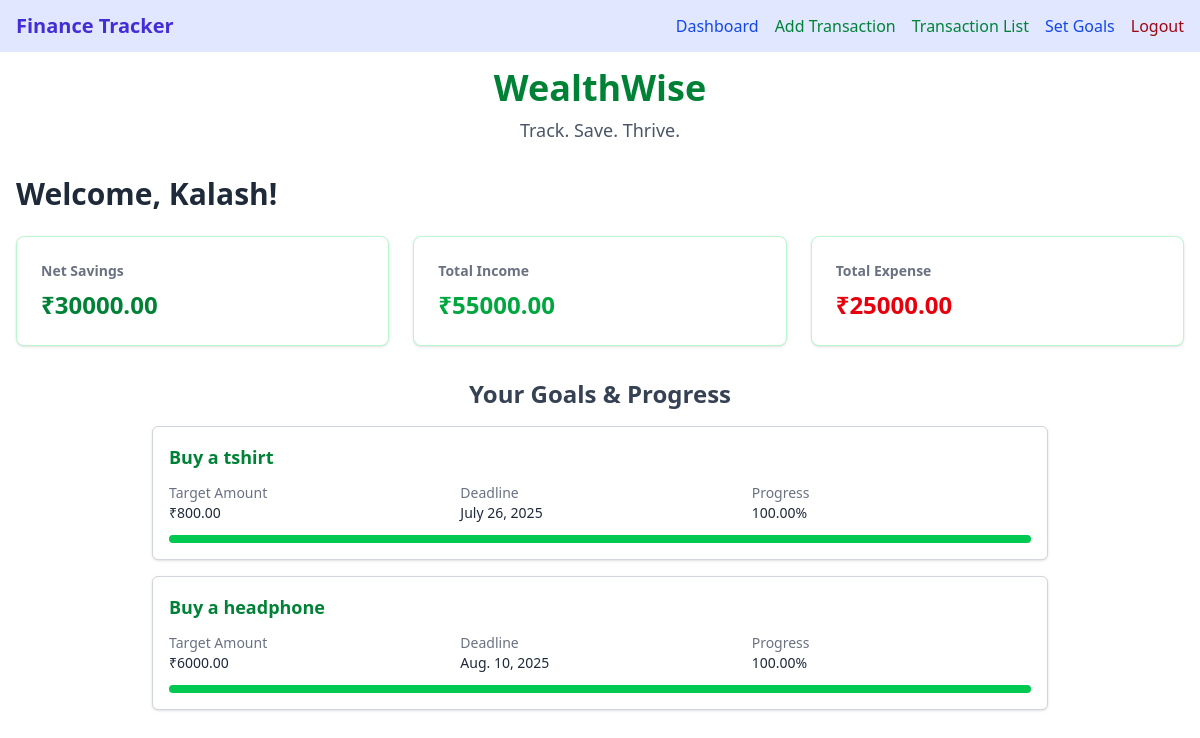
The app's page / (signed in) with its own data.
### finance/models.py (models this page shows, shortened)
class Goal(models.Model):
    user=models.ForeignKey(User,on_delete=models.CASCADE)
    name=models.CharField(max_length=150)
    target_amount=models.DecimalField(max_digits=10,decimal_places=2)
    deadline=models.DateField()

### finance/views.py (the view)
# urls.py: path('',views.dashboardView,name='dashboardView'),
@login_required
def dashboardView(request):
    if(request.method=="GET"):
        all_transactions=transactions.objects.filter(user=request.user)
        all_goals=Goal.objects.filter(user=request.user)
        total_income=transactions.objects.filter(user=request.user,transaction_type="Income")
        income_amount=0
        for income in total_income:
            income_amount=income_amount+income.amount
        total_expense=transactions.objects.filter(user=request.user,transaction_type="Expense")
        expense_amount=0
        for expense in total_expense:
            expense_amount=expense_amount+expense.amount
        netSavings=income_amount-expense_amount
        remainingSavings=netSavings
        goalProgress=[]
        for goal in all_goals:
            if remainingSavings>=goal.target_amount:
                goalProgress.append({'goal':goal, 'progress':100})
                remainingSavings=remainingSavings-goal.target_amount
            elif remainingSavings>0:
                progress=(remainingSavings/goal.target_amount)*100
                goalProgress.append({'goal':goal, 'progress':progress})
                remainingSavings=0
            else:
                goalProgress.append({'goal':goal, 'progress':0})
        passingValues={
            'all_transactions':all_transactions,
            'all_goals':all_goals,
            'netSavings':netSavings,
            'income_amount':income_amount,
            'expense_amount':expense_amount,
            'goalProgress':goalProgress,
        }
    return render(request,'finance/dashboard.html',passingValues)

### finance/templates/finance/dashboard.html (shortened to what this page needs)
{% extends "finance/base.html" %}
{% block content %}
<div class="text-center mb-8">
    <h1 class="text-4xl font-extrabold text-green-700 mb-2 mt-4">
      WealthWise
    </h1>
    <p class="text-gray-600 text-lg">
      Track. Save. Thrive.
    </p>
  </div>
<div class="max-w-7xl mx-auto mt-8 px-4">
    <h2 class="text-2xl md:text-3xl font-bold text-gray-800 mb-6">
        Welcome, {{ user.username|capfirst }}!
    </h2>
    <div class="grid grid-cols-1 md:grid-cols-3 gap-6">
      <div class="bg-white rounded-lg shadow p-6 border border-green-200">
        <p class="text-sm font-semibold text-gray-500 mb-2">Net Savings</p>
        <p class="text-2xl font-bold text-green-700">₹{{ netSavings }}</p>
      </div>
      <div class="bg-white rounded-lg shadow p-6 border border-green-200">
        <p class="text-sm font-semibold text-gray-500 mb-2">Total Income</p>
        <p class="text-2xl font-bold text-green-600">₹{{ income_amount }}</p>
      </div>
      <div class="bg-white rounded-lg shadow p-6 border border-green-200">
        <p class="text-sm font-semibold text-gray-500 mb-2">Total Expense</p>
        <p class="text-2xl font-bold text-red-600">₹{{ expense_amount }}</p>
      </div>
    </div>
  </div>
  <div class="max-w-4xl mx-auto mt-8 mb-8">
    <h2 class="text-2xl font-bold text-gray-700 mb-4 text-center">
      Your Goals & Progress
    </h2>
    <div class="space-y-4">
      {% for item in goalProgress %}
        <div class="bg-white shadow-sm rounded-md p-4 border border-gray-300">
          <h3 class="text-lg font-semibold text-green-700 mb-3">
            {{ item.goal.name }}
          </h3>
          <div class="grid grid-cols-1 md:grid-cols-3 gap-3 mb-3 text-sm">
            <div>
              <p class="text-gray-500">Target Amount</p>
              <p class="text-gray-800 font-medium">₹{{ item.goal.target_amount }}</p>
            </div>
            <div>
              <p class="text-gray-500">Deadline</p>
              <p class="text-gray-800 font-medium">{{ item.goal.deadline }}</p>
            </div>
            <div>
              <p class="text-gray-500">Progress</p>
              <p class="text-gray-800 font-medium">{{ item.progress|floatformat:2 }}%</p>
            </div>
          </div>
          <div class="w-full bg-gray-200 rounded h-2">
            <div
              class="h-2 rounded bg-green-500 transition-all duration-500"
              style="width: {{ item.progress }}%;">
            </div>
          </div>
        </div>
      {% endfor %}
    </div>
  </div>
{% endblock %}

### finance/templates/finance/base.html (shortened to what this page needs)
<!DOCTYPE html>
<html lang="en">
<head>
    <script src="https://cdn.jsdelivr.net/npm/@tailwindcss/browser@4"></script>
</head>
<body>
    <nav class="bg-indigo-100 px-4 py-3">
        <div class="max-w-7xl mx-auto flex justify-between items-center">
          <div class="text-xl font-bold text-indigo-700">
          Finance Tracker
          </div>
          <div class="flex items-center gap-4">
            {% if user.is_authenticated %}
            <a href="{% url 'dashboardView' %}"
            class="text-blue-700 hover:text-blue-900 font-medium transition">
           Dashboard
         </a>
            <a href="{% url 'addTransaction' %}"
            class="text-green-700 hover:text-green-900 font-medium transition">
           Add Transaction
         </a>
         <a href="{% url 'transactionList' %}"
         class="text-green-700 hover:text-green-900 font-medium transition">
       Transaction List
      </a>
      <a href="{% url 'goalView' %}"
      class="text-blue-700 hover:text-blue-900 font-medium transition">
     Set Goals
   </a>
            <form method="post" action="{% url 'logout' %}" >
                <button type='submit'
                        class=" text-red-800 hover:text-red-500 font-medium transition ">
                  Logout
                </button>
              </form>
              {% endif %}
          </div>
        </div>
      </nav>
    {% block content %}{% endblock %}
</body>
</html>

### records on screen
Goal: goal.name "Buy a tshirt", goal.target_amount "800.00", goal.deadline "July 26, 2025", progress "100.00", {{ item.progress }} 100 (drawn)
Goal: goal.name "Buy a headphone", goal.target_amount "6000.00", goal.deadline "Aug. 10, 2025", progress "100.00", {{ item.progress }} 100 (drawn)

### other values on screen
{{ user.username|capfirst }} "Kalash"
{{ netSavings }} "30000.00"
{{ income_amount }} "55000.00"
{{ expense_amount }} "25000.00"
